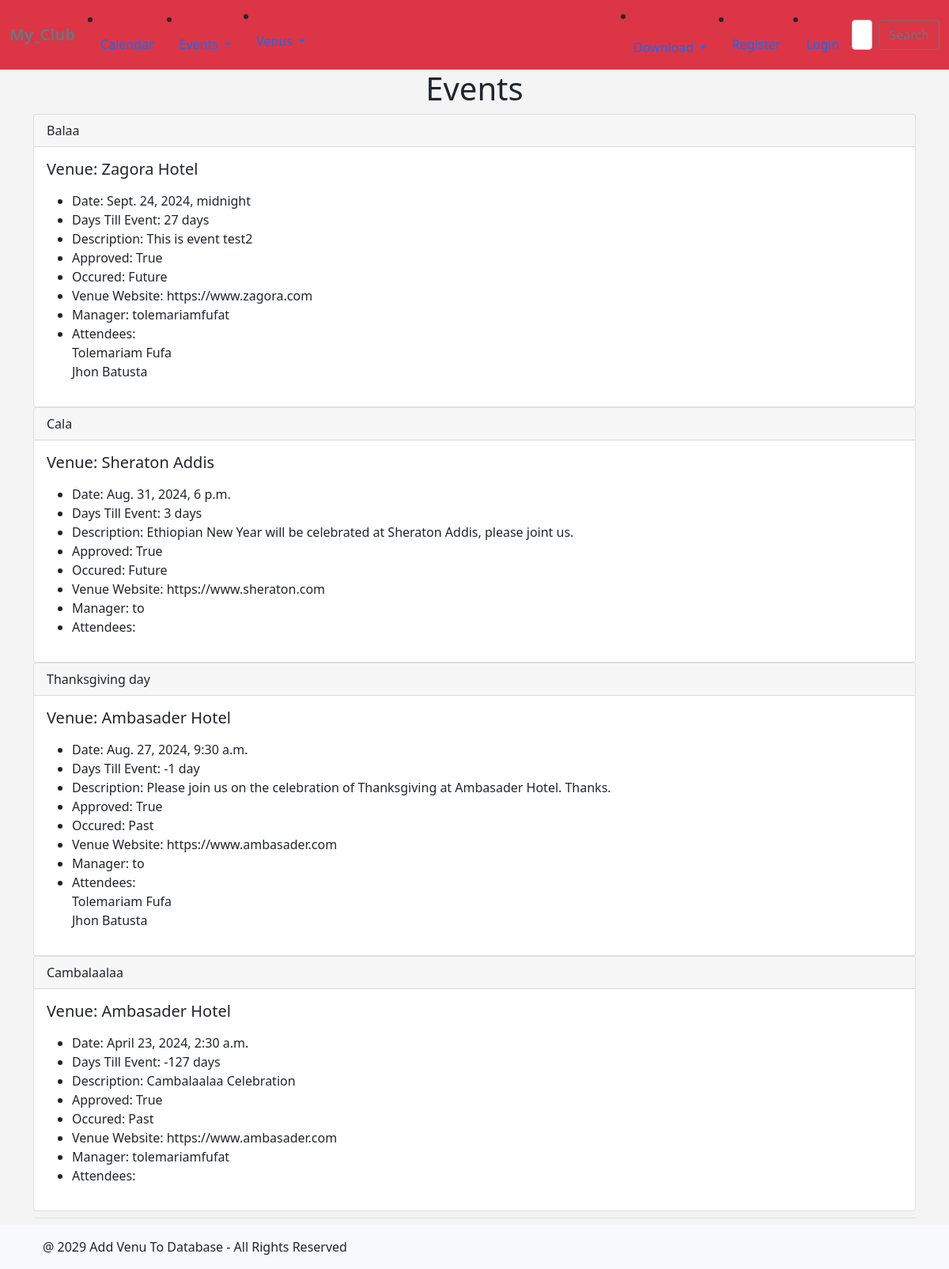
The page /all_events/ on the database its author committed.
### formsapp/models.py (models this page shows)
class Event(models.Model):
    name = models.CharField('Event Name', max_length=120)
    event_date = models.DateTimeField('Event Date')
    venue = models.ForeignKey(Venue, blank=True, null=True, on_delete=models.CASCADE)
    manager = models.ForeignKey(User, blank=True, null=True, on_delete=models.SET_NULL)
    description = models.TextField(blank=True)
    attendees = models.ManyToManyField(MyClubUser, blank=True)
    approved = models.BooleanField("Approved", default=False)
    def __str__(self):
        return self.name
    @property
    def Days_till(self):
        today = date.today()
        days_till = self.event_date.date() - today
        days_till_stripped = str(days_till).split(",", 1)[0]
        return days_till_stripped
    @property
    def Is_Past(self):
        today = date.today()
        if self.event_date.date() < today:
            thing = "Past"
        else:
            thing = "Future"
        return thing

class Venue(models.Model):
    name = models.CharField('Venue Name', max_length=100)
    address = models.CharField(max_length=100)
    zip_code = models.CharField('Zip Code', max_length=100)
    phone = models.CharField('Contact Phone', max_length=20, blank=True)
    web = models.URLField('Website Address', blank=True, null=True)
    email_address = models.EmailField('Email Address', max_length=100, blank=True)
    owner = models.IntegerField("Venue Owner", blank=False, default=1)
    venue_image = models.ImageField(null=True, blank=True, upload_to='images/')
    def __str__(self):
        return self.name

class MyClubUser(models.Model):
    firs_name = models.CharField(max_length=30)
    last_name = models.CharField(max_length=30)
    email = models.EmailField('User Email')
    def __str__(self):
        return self.firs_name + ' ' + self.last_name

### formsapp/views.py (the view)
# urls.py: path("all_events/", views.all_events, name='all_events'),
def all_events(request):
    event_list = Event.objects.all().order_by('-event_date')
    return render(request, 'formsapp/all_events.html',
                  {'event_list': event_list})

### formsapp/templates/formsapp/all_events.html (shortened to what this page needs)
{% extends "formsapp/base.html" %}
{% block content %}
{% block title %}
    <center>
    <h1>Events</h1>
    </center>
{% endblock title %}
{% for event in event_list %}
{% if event.approved %}
    <div class="card">
        <div class="card-header">
        {{ event }}
        </div>
    <div class="card-body">
      <h5 class="card-title"> Venue: {{ event.venue }}</h5>
      <p class="card-text">
        <ul>
            <li>Date: {{ event.event_date }}</li>
            <li>Days Till Event: {{ event.Days_till }}</li>
            <li>Description: {{ event.description }}</li>
            <li>Approved: {{ event.approved }}</li>
            <li>Occured: {{ event.Is_Past }}</li>
            <li>Venue Website: {{ event.venue.web }}</li>
            <li>Manager: {{ event.manager }}</li>
            <li>Attendees:<br/>
                {% for user in event.attendees.all %}
                {{ user }}<br/>
                {% endfor %}
                </li>
                </ul>
            </p>
    </div>
    </div>
    {% endif %}
{% endfor %}
{% endblock content %}

### formsapp/templates/formsapp/base.html (style rules this page uses)
body { background: #f4f4f4; }

### rows shown on the page
Event: name "Balaa", venue "Zagora Hotel", event_date "Sept. 24, 2024, midnight", Days_till "27 days", description "This is event test2", approved "True", Is_Past "Future", venue.web "https://www.zagora.com", manager "tolemariamfufat"
MyClubUser: firs_name+last_name "Tolemariam Fufa"
MyClubUser: firs_name+last_name "Jhon Batusta"
Event: name "Cala", venue "Sheraton Addis", event_date "Aug. 31, 2024, 6 p.m.", Days_till "3 days", description "Ethiopian New Year will be celebrated at Sheraton Addis, please joint us.", approved "True", Is_Past "Future", venue.web "https://www.sheraton.com", manager "to"
Event: name "Thanksgiving day", venue "Ambasader Hotel", event_date "Aug. 27, 2024, 9:30 a.m.", Days_till "-1 day", description "Please join us on the celebration of Thanksgiving at Ambasader Hotel. Thanks.", approved "True", Is_Past "Past", venue.web "https://www.ambasader.com", manager "to"
Event: name "Cambalaalaa", venue "Ambasader Hotel", event_date "April 23, 2024, 2:30 a.m.", Days_till "-127 days", description "Cambalaalaa Celebration", approved "True", Is_Past "Past", venue.web "https://www.ambasader.com", manager "tolemariamfufat"
